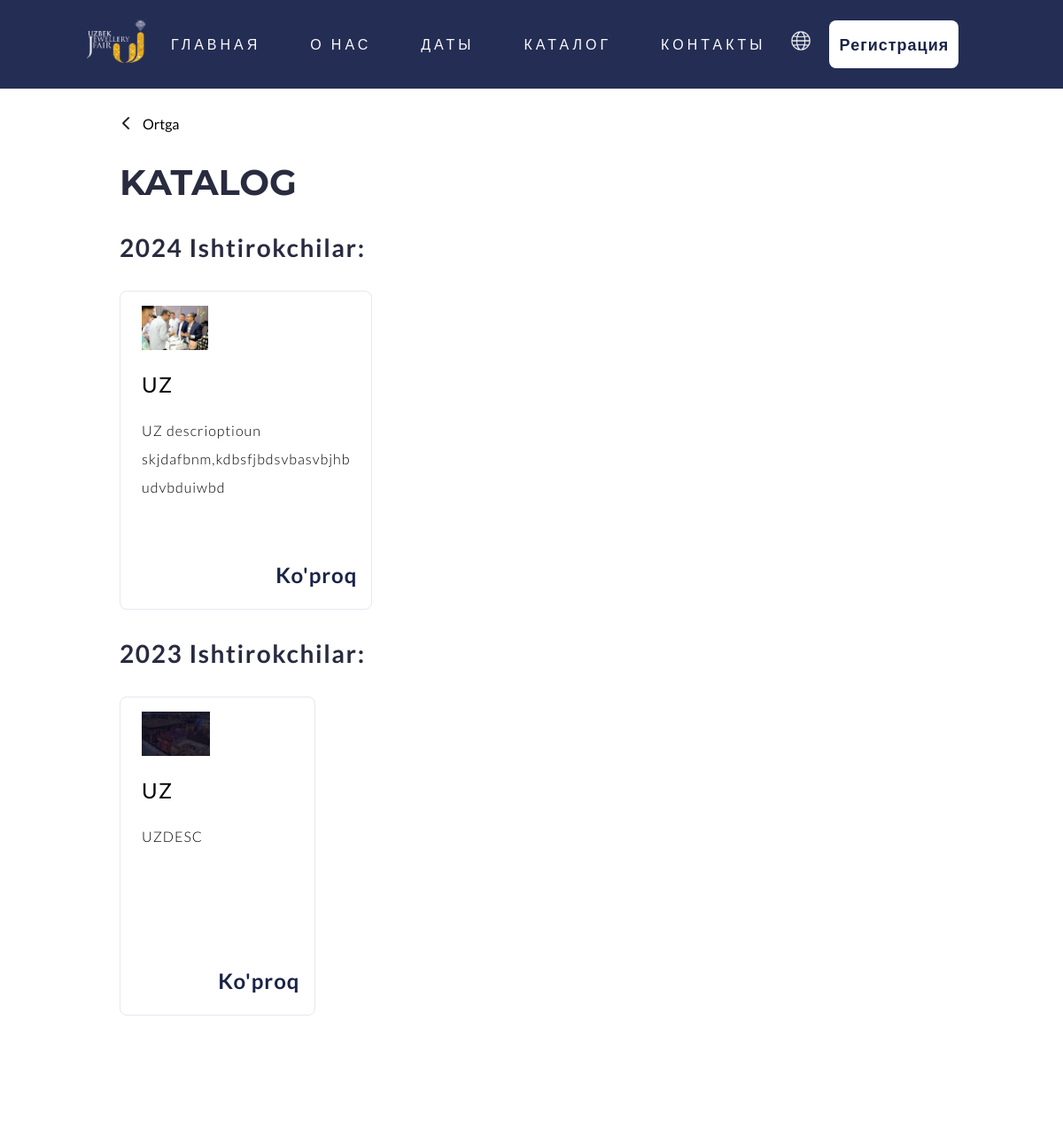
The page /uz/catalog (upper part) on the database as committed earlier.
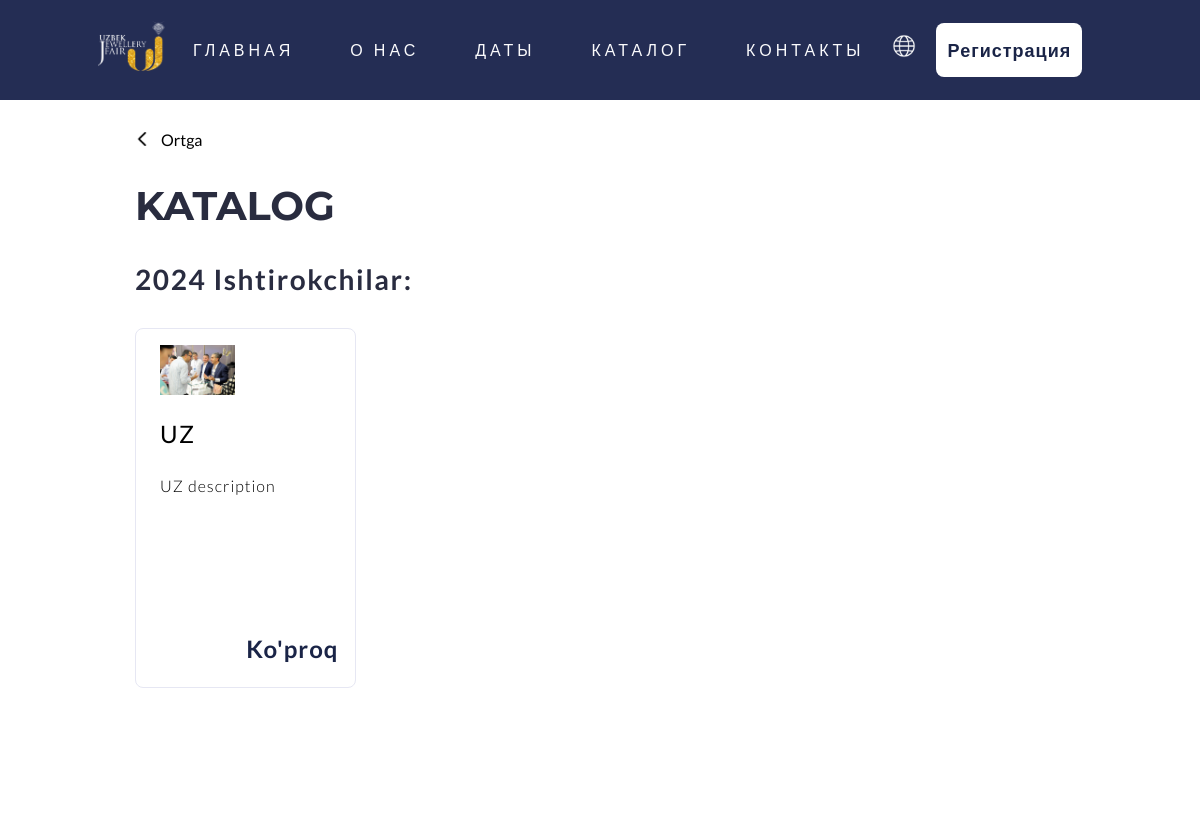
The same page on the database as committed later.
### app.py (models this page shows, shortened)
class Card(db.Model):
    id = db.Column(db.Integer, primary_key=True)
    year = db.Column(db.String(10))
    title_en = db.Column(db.String(100))
    description_en = db.Column(db.String(500))
    title_ru = db.Column(db.String(100))
    description_ru = db.Column(db.String(500))
    title_uz = db.Column(db.String(100))
    description_uz = db.Column(db.String(500))
    image_filename = db.Column(db.String(255))  # This will store the filename of the image

### app.py (the view)
@app.route('/uz/catalog')
def uz_catalog():
    cards = Card.query.order_by(Card.year.desc()).all()
    cards_by_year = {}
    for card in cards:
        if card.year not in cards_by_year:
            cards_by_year[card.year] = []
        cards_by_year[card.year].append({
            'id': card.id,
            'title': card.title_uz,
            'description': card.description_uz,
            'image_filename': card.image_filename
        })
    return render_template('./uz/catalog.html', cards_by_year=cards_by_year)

### templates/uz/catalog.html
{% extends "./ru/layout.html" %} {% from "macros.html" import heading %} {%
block body %}
<div class="catalog-section">
  {{ heading('KATALOG', '/uz', 'Ortga') }} {% for year, cards in
  cards_by_year.items() %}
  <div class="year-section">
    <p class="catalog-title">{{ year }} Ishtirokchilar:</p>
    <div class="catalog-card-box">
      {% for card in cards %}
      <div class="catalog-card">
        <img
          src="{{ url_for('static', filename='images/uploads/' + card.image_filename) }}"
          alt="{{ card.title }}"
        />
        <p class="card-title">{{ card.title }}</p>
        <p class="card-info">{{ card.description }}</p>
        <a
          class="card-btn"
          href="{{ url_for('uz_company_detail', card_id=card.id) }}"
          >Ko'proq</a
        >
      </div>
      {% endfor %}
    </div>
  </div>
  {% endfor %}
</div>
{% endblock %}

Rows that differ between the two databases and show on the page:
removed Card: year "2024", image_filename (picture), title "UZ", description "UZ descrioptioun skjdafbnm,kdbsfjbdsvbasvbjhb udvbduiwbd"
changed Card "UZ": year "2023" → "2024"; image_filename: a different picture; description "UZDESC" → "UZ description"
